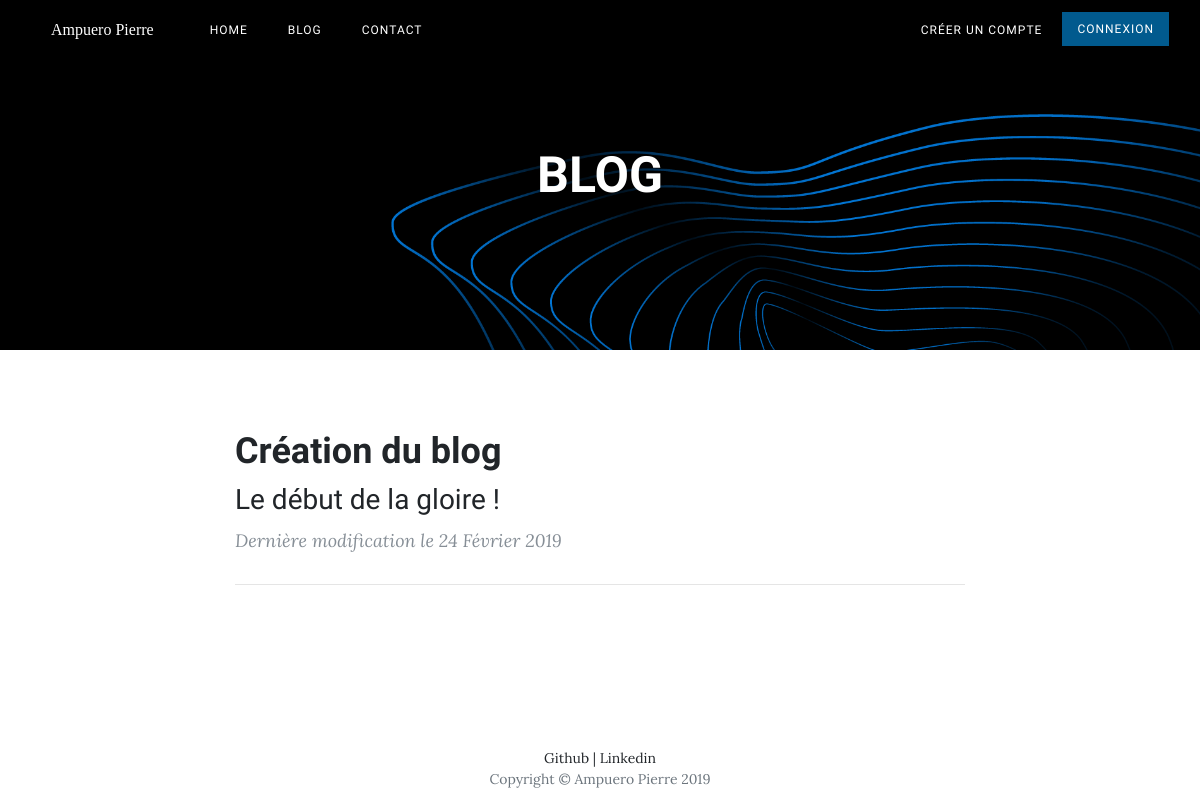
The page /posts on the database its author committed.
### tables this page shows
CREATE TABLE posts (
                id INT AUTO_INCREMENT NOT NULL,
                title VARCHAR(100) NOT NULL,
                chapo VARCHAR(100) NOT NULL,
                img TEXT NOT NULL,
                content TEXT NOT NULL,
                date_creation DATETIME NOT NULL,
                date_modification DATETIME NOT NULL,
                users_id INT DEFAULT 1 NOT NULL,
                PRIMARY KEY (id)
);

### App/Manager/UserManager.php (called while the page is built, shortened)
<?php
class UserManager extends Manager
{
	public function getUser($idUser)
	{
		$db = $this->dbConnect();
		$req = $db->prepare('SELECT id, firstname, lastname, password, mail, roles_id AS rolesId FROM users WHERE id = :id');
		$req->bindValue(':id', $idUser);
		$req->execute();
		$req->setFetchMode(\PDO::FETCH_CLASS|\PDO::FETCH_PROPS_LATE, 'App\Model\User');
		$user = $req->fetch();
		return $user;
	}
}

### App/Manager/PostManager.php (called while the page is built, shortened)
<?php
class PostManager extends Manager
{
	public function getListOf()
	{
		$db = $this->dbConnect();
		$req = $db->query('SELECT id,users_id AS usersId, title, chapo, date_modification AS dateModification FROM posts ORDER BY dateModification DESC');
		$req->setFetchMode(\PDO::FETCH_CLASS|\PDO::FETCH_PROPS_LATE, 'App\Model\Post');
		$posts = $req->fetchAll();
		$userManager = new UserManager();
		foreach ($posts as $post) {
			$post->setDateModification(new DateTimeFrench($post->getDateModification()));
			$post->setAuthor($userManager->getUser($post->getUsersId()));
		}
		return $posts;
	}
}

### App/Controller/Frontend.php (called while the page is built, shortened)
<?php
class Frontend extends Controller
{
	public function blog()
	{
		$postManager = new PostManager();
		$posts = $postManager->getListOf();
		$this->render('view/frontend/blog.php','view/template/page.php', compact('userSession','title','posts'));
	}
}

### App/Model/Model.php (called while the page is built, shortened)
<?php
abstract class Model
{
	protected $id;
	public function hydrate($data)
	{
		return $this;
	}
	public function getId()
	{
		return $this->id;
	}
}

### App/Model/Post.php (called while the page is built, shortened)
<?php
class Post extends Model
{
    protected $title;
    protected $chapo;
    protected $dateModification;
	public function getTitle()
	{
		return $this->title;
	}
	public function getChapo()
	{
		return $this->chapo;
	}
	public function getDateModification()
	{
		return $this->dateModification;
	}
	public function setDateModification(DateTimeFrench $dateModification)
	{
		$this->dateModification = $dateModification;
	}
}

### App/Datetime/DateTimeFrench.php (called while the page is built, shortened)
<?php
class DateTimeFrench extends \DateTime {
    public function format($format) {
        $english_days = array('Monday', 'Tuesday', 'Wednesday', 'Thursday', 'Friday', 'Saturday', 'Sunday');
        $french_days = array('Lundi', 'Mardi', 'Mercredi', 'Jeudi', 'Vendredi', 'Samedi', 'Dimanche');
        $english_months = array('January', 'February', 'March', 'April', 'May', 'June', 'July', 'August', 'September', 'October', 'November', 'December');
        $french_months = array('Janvier', 'Février', 'Mars', 'Avril', 'Mai', 'Juin', 'Juillet', 'Août', 'Septembre', 'Octobre', 'Novembre', 'Décembre');
        return str_replace($english_months, $french_months, str_replace($english_days, $french_days, parent::format($format)));
    }
}

### view/frontend/blog.php (the view)
<?php foreach ($posts as $post): ?>
<div class="post-preview">
	<a href="posts/<?= $post->getId() ?>">
		<h2 class="post-title">
			<?= htmlspecialchars($post->getTitle()) ?>
		</h2>
		<h3 class="post-subtitle">
			<?= htmlspecialchars($post->getChapo()) ?>
		</h3>
	</a>
	<p class="post-meta">
		Dernière modification le <?= $post->getDateModification()->format('d F Y') ?>
	</p>
</div>
<hr>
<?php endforeach ?>

### public/css/style.css (style rules this page uses)
html { height: 100%; }
body { height: 100%; font-size: 20px; color: #212529; font-family: 'Lora', 'Times New Roman', serif; display: flex; flex-direction: column; }
p { line-height: 1.5; margin: 30px 0; }
h1, h2, h3, h4, h5, h6 { font-weight: 800; font-family: 'Raleway', 'Helvetica Neue', Helvetica, Arial, sans-serif; }
a { color: #212529; -webkit-transition: all 0.2s; -moz-transition: all 0.2s; transition: all 0.2s; }
.post-preview > a { color: #212529; }
.post-preview > a > .post-title { font-size: 30px; margin-top: 30px; margin-bottom: 10px; }
.post-preview > a > .post-subtitle { font-weight: 300; margin: 0 0 10px; }
.post-preview > .post-meta { font-size: 18px; font-style: italic; margin-top: 0; color: #868e96; }
@media only screen and (min-width: 768px) { .post-preview > a > .post-title { font-size: 36px; } }

### rows shown on the page
posts: title "Création du blog", chapo "Le début de la gloire !", format "24 Février 2019"

### other values the page prints
$title "BLOG"
